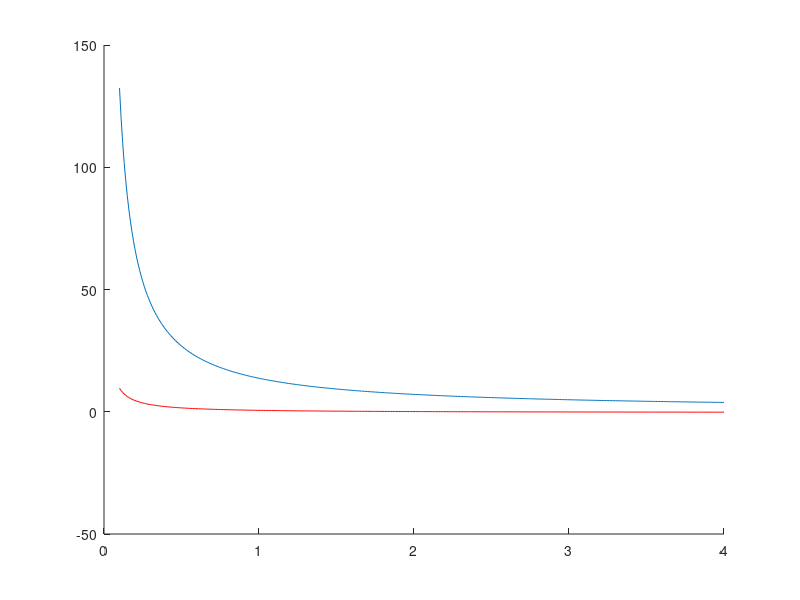

Source code (MATLAB):

close all;clear all;clc
  
  
a=[32;  22; 16.2;   12.8;   10.5;   6;  4];  %cm
b=[0.4; 0.6;0.8;    1;      1.2;    2;  2.7];  %Volt
for i=1:length(b)
    d(i)=1;
end
e=d'./b;
for i=1:length(b)
    e(i,2)=1;
end
q=pinv(e)*a

hold on
x=.1:0.01:4;
 for i=1:length(x);
  
  y(i)=q(1)/x(i)-q(2);
  
 end
  plot(x,y)

  
  
  x=.1:0.01:4;
 for i=1:length(x);
  
  y(i)=1/x(i)-0.42;
  
 end
  plot(x,y,'r')
  
  
  